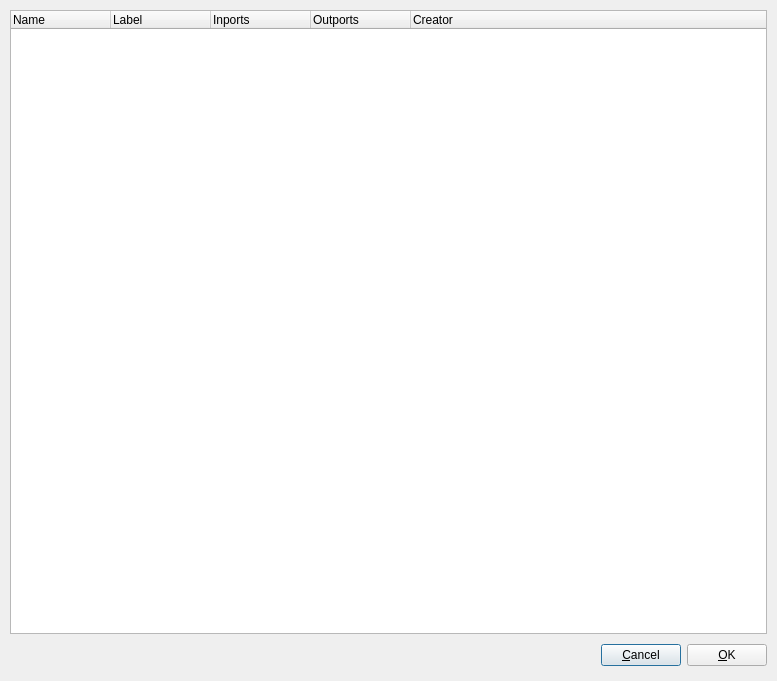
<ui version="4.0" >
 <author></author>
 <comment></comment>
 <exportmacro></exportmacro>
 <class>SS_PluginChooserBase</class>
 <widget class="QDialog" name="SS_PluginChooserBase" >
  <property name="geometry" >
   <rect>
    <x>0</x>
    <y>0</y>
    <width>777</width>
    <height>681</height>
   </rect>
  </property>
  <property name="windowTitle" >
   <string>SimpleDrums - Ladspa Plugin Chooser</string>
  </property>
  <layout class="QVBoxLayout" >
   <property name="margin" >
    <number>10</number>
   </property>
   <property name="spacing" >
    <number>6</number>
   </property>
   <item>
    <widget class="QTreeWidget" name="effectsListView" >
     <column>
      <property name="text" >
       <string>Name</string>
      </property>
     </column>
     <column>
      <property name="text" >
       <string>Label</string>
      </property>
     </column>
     <column>
      <property name="text" >
       <string>Inports</string>
      </property>
     </column>
     <column>
      <property name="text" >
       <string>Outports</string>
      </property>
     </column>
     <column>
      <property name="text" >
       <string>Creator</string>
      </property>
     </column>
    </widget>
   </item>
   <item>
    <layout class="QHBoxLayout" >
     <property name="margin" >
      <number>0</number>
     </property>
     <property name="spacing" >
      <number>6</number>
     </property>
     <item>
      <spacer>
       <property name="orientation" >
        <enum>Qt::Horizontal</enum>
       </property>
       <property name="sizeType" >
        <enum>QSizePolicy::Expanding</enum>
       </property>
       <property name="sizeHint" >
        <size>
         <width>301</width>
         <height>31</height>
        </size>
       </property>
      </spacer>
     </item>
     <item>
      <widget class="QPushButton" name="cancelButton" >
       <property name="text" >
        <string>&amp;Cancel</string>
       </property>
       <property name="shortcut" >
        <string>Alt+C</string>
       </property>
      </widget>
     </item>
     <item>
      <widget class="QPushButton" name="okButton" >
       <property name="text" >
        <string>&amp;OK</string>
       </property>
       <property name="shortcut" >
        <string>Alt+O</string>
       </property>
      </widget>
     </item>
    </layout>
   </item>
  </layout>
 </widget>
 <layoutdefault spacing="6" margin="11" />
 <pixmapfunction>qPixmapFromMimeSource</pixmapfunction>
 <resources/>
 <connections/>
</ui>
